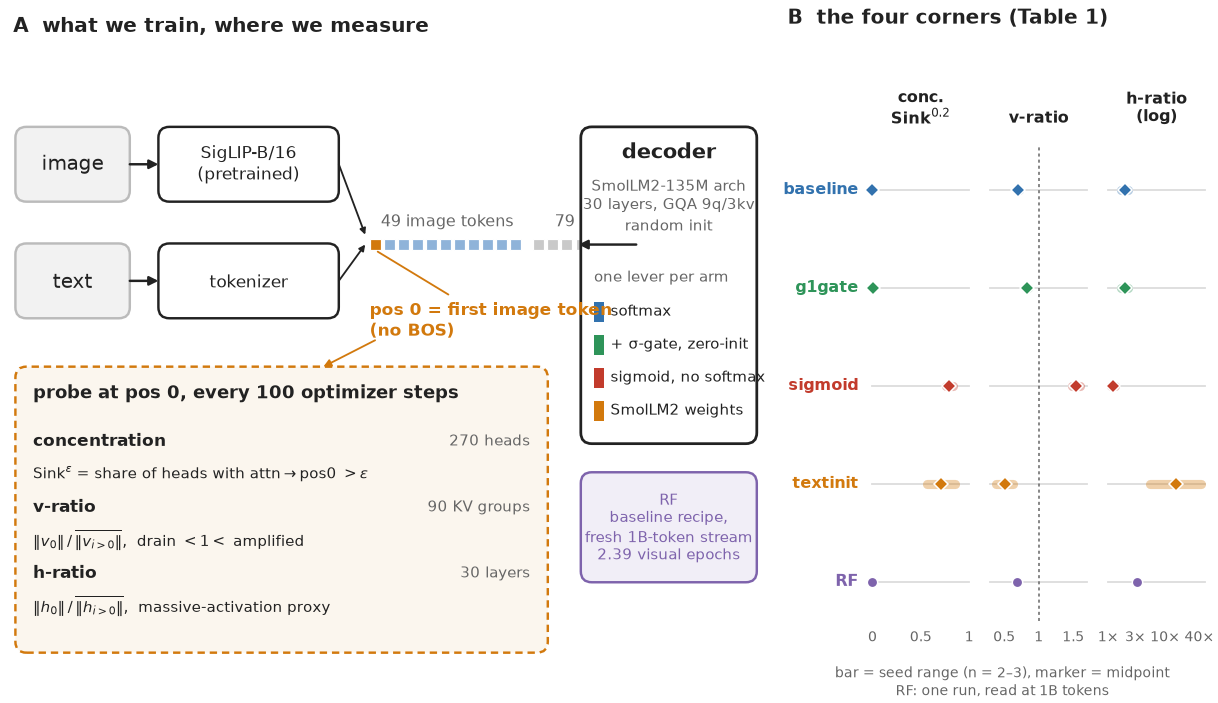

Recreate this plot in Python.
#!/usr/bin/env python3
"""Figure 1, the overview: what we train, where we measure, and the four corners.

Left  : the pipeline. Image -> 49 image tokens, text -> 79 text tokens, into a randomly
        initialized SmolLM2-135M-architecture decoder. Position 0 is the first image token
        (no BOS). A probe reads three signatures there every 100 steps. Four levers, one
        chip each; RF is the same recipe on a fresh 1B-token stream.
Right : the four corners of Table 1 as a fingerprint strip: one row per arm, one column per
        signature, the per-arm seed range as a bar and its midpoint as a marker.

Drawn at the NeurIPS text width (5.5in). The left axes maps one data unit to one inch, so
the coordinates below are inches on the page and font sizes are true points.
"""
import numpy as np
import matplotlib.pyplot as plt
from matplotlib.patches import FancyBboxPatch, FancyArrowPatch, Rectangle
import fig_common as fc

C = fc.ARM_COLORS
INK, MUTE, PALE = '#222222', '#666666', '#f2f2f2'
W, H = 5.5, 3.05            # figure inches
LW = 3.45                    # left panel width in inches


def box(ax, x, y, w, h, text, fc_='white', ec=INK, lw=0.8, fs=6.5, weight='normal',
        color=INK, ls='-'):
    ax.add_patch(FancyBboxPatch((x, y), w, h, boxstyle='round,pad=0,rounding_size=0.05',
                                fc=fc_, ec=ec, lw=lw, ls=ls, zorder=3))
    ax.text(x + w / 2, y + h / 2, text, ha='center', va='center', fontsize=fs, color=color,
            weight=weight, zorder=4, linespacing=1.25)


def arrow(ax, x0, y0, x1, y1, color=INK, lw=0.8, ms=6):
    ax.add_patch(FancyArrowPatch((x0, y0), (x1, y1), arrowstyle='-|>', mutation_scale=ms,
                                 color=color, lw=lw, zorder=5, shrinkA=0, shrinkB=0))


def pipeline(ax):
    ax.set_xlim(0, LW); ax.set_ylim(0, H); ax.axis('off'); ax.set_aspect('equal')
    ax.text(0.04, H - 0.06, 'A  what we train, where we measure', fontsize=6.5,
            weight='bold', va='top')

    # ---- inputs (two rows) -> encoders
    box(ax, 0.05, 2.15, 0.52, 0.34, 'image', fc_=PALE, ec='#bbbbbb')
    box(ax, 0.05, 1.62, 0.52, 0.34, 'text', fc_=PALE, ec='#bbbbbb')
    box(ax, 0.70, 2.15, 0.82, 0.34, 'SigLIP-B/16\n(pretrained)', fs=5.6)
    box(ax, 0.70, 1.62, 0.82, 0.34, 'tokenizer', fs=5.6)
    arrow(ax, 0.57, 2.32, 0.70, 2.32); arrow(ax, 0.57, 1.79, 0.70, 1.79)

    # ---- token row
    s, g = 0.050, 0.014
    x0, y0 = 1.66, 1.93
    n_img, n_txt = 11, 7
    for i in range(n_img):
        ax.add_patch(Rectangle((x0 + i * (s + g), y0), s, s,
                               fc=C['textinit'] if i == 0 else '#8fb3d9', ec='white', lw=0.4, zorder=3))
    xt = x0 + n_img * (s + g) + 0.04
    for i in range(n_txt):
        ax.add_patch(Rectangle((xt + i * (s + g), y0), s, s, fc='#c9c9c9', ec='white', lw=0.4, zorder=3))
    xend = xt + n_txt * (s + g)
    ax.text(x0 + n_img * (s + g) / 2, y0 + s + 0.04, '49 image tokens', fontsize=5.4,
            ha='center', va='bottom', color=MUTE)
    ax.text(xt + n_txt * (s + g) / 2, y0 + s + 0.04, '79 text', fontsize=5.4,
            ha='center', va='bottom', color=MUTE)
    arrow(ax, 1.52, 2.32, x0 - 0.02, y0 + s + 0.02, lw=0.6, ms=4)
    arrow(ax, 1.52, 1.79, x0 - 0.02, y0 + s / 2, lw=0.6, ms=4)
    # position-0 callout, under the row
    ax.annotate('pos 0 = first image token\n(no BOS)', xy=(x0 + s / 2, y0), xytext=(x0, 1.70),
                fontsize=5.6, color=C['textinit'], weight='bold', ha='left', va='top',
                zorder=6, linespacing=1.15,
                arrowprops=dict(arrowstyle='-', color=C['textinit'], lw=0.6, shrinkA=0, shrinkB=1))

    # ---- decoder
    dx, dy, dw, dh = 2.62, 1.05, 0.80, 1.44
    ax.add_patch(FancyBboxPatch((dx, dy), dw, dh, boxstyle='round,pad=0,rounding_size=0.05',
                                fc='white', ec=INK, lw=0.9, zorder=3))
    ax.text(dx + dw / 2, dy + dh - 0.07, 'decoder', ha='center', va='top', fontsize=6.8,
            weight='bold', zorder=4)
    ax.text(dx + dw / 2, dy + dh - 0.22, 'SmolLM2-135M arch\n30 layers, GQA 9q/3kv\nrandom init',
            ha='center', va='top', fontsize=5.0, color=MUTE, zorder=4, linespacing=1.3)
    arrow(ax, xend + 0.02, y0 + s / 2, dx - 0.01, y0 + s / 2)
    # lever chips
    chips = [('baseline', 'softmax'), ('g1gate', '+ σ-gate, zero-init'),
             ('sigmoid', 'sigmoid, no softmax'), ('textinit', 'SmolLM2 weights')]
    ax.text(dx + 0.06, dy + 0.72, 'one lever per arm', fontsize=5.0, color=MUTE, va='bottom')
    for k, (arm, lab) in enumerate(chips):
        yy = dy + 0.60 - k * 0.15
        ax.add_patch(Rectangle((dx + 0.06, yy - 0.045), 0.045, 0.09, fc=C[arm], ec='none', zorder=4))
        ax.text(dx + 0.135, yy, lab, fontsize=5.0, va='center', color=INK, zorder=4)

    # ---- RF strip under the decoder
    box(ax, dx, 0.42, dw, 0.50, 'RF\nbaseline recipe,\nfresh 1B-token stream\n2.39 visual epochs',
        fc_='#f1eef7', ec=C['rf'], fs=4.9, color=C['rf'])

    # ---- probe readouts
    px, py, pw, ph = 0.05, 0.10, 2.42, 1.30
    ax.add_patch(FancyBboxPatch((px, py), pw, ph, boxstyle='round,pad=0,rounding_size=0.05',
                                fc='#fbf6ee', ec=C['textinit'], lw=0.8, ls=(0, (3, 2)), zorder=3))
    ax.text(px + 0.08, py + ph - 0.08, 'probe at pos 0, every 100 optimizer steps',
            fontsize=6, weight='bold', va='top', zorder=4)
    rows = [('concentration', r'Sink$^{\epsilon}$ = share of heads with attn$\to$pos0 $> \epsilon$', '270 heads'),
            ('v-ratio', r'$\|v_0\|\,/\,\overline{\|v_{i>0}\|}$,  drain $<1<$ amplified', '90 KV groups'),
            ('h-ratio', r'$\|h_0\|\,/\,\overline{\|h_{i>0}\|}$,  massive-activation proxy', '30 layers')]
    for k, (name, form, n) in enumerate(rows):
        yy = py + ph - 0.40 - k * 0.30
        ax.text(px + 0.08, yy + 0.06, name, fontsize=5.6, weight='bold', va='center', zorder=4)
        ax.text(px + 0.08, yy - 0.09, form, fontsize=5.0, va='center', zorder=4)
        ax.text(px + pw - 0.08, yy + 0.06, n, fontsize=5.0, va='center', ha='right', color=MUTE, zorder=4)
    arrow(ax, x0 + s / 2, 1.52, px + 1.4, py + ph, color=C['textinit'], lw=0.6, ms=5)


def corners(ax):
    arms = ['baseline', 'g1gate', 'sigmoid', 'textinit', 'rf']
    conc = {'baseline': (0, 0), 'g1gate': (0.004, 0.011), 'sigmoid': (0.76, 0.83),
            'textinit': (0.56, 0.85), 'rf': (0, 0)}
    vr = {'baseline': (0.69, 0.72), 'g1gate': (0.81, 0.85), 'sigmoid': (1.48, 1.60),
          'textinit': (0.38, 0.63), 'rf': (0.69, 0.69)}
    hr = {'baseline': (1.7, 2.2), 'g1gate': (1.7, 2.2), 'sigmoid': (1.1, 1.3),
          'textinit': (5.5, 42.5), 'rf': (3.22, 3.22)}
    cols = [('conc.\nSink$^{0.2}$', conc, (0, 1), False, [0, 0.5, 1]),
            ('v-ratio', vr, (0.3, 1.7), False, [0.5, 1, 1.5]),
            ('h-ratio\n(log)', hr, (1, 50), True, [1, 3, 10, 40])]
    n = len(arms)
    ax.set_xlim(-0.62, 3.0); ax.set_ylim(-0.95, n + 0.9); ax.axis('off')
    ax.text(-0.62, n + 0.85, 'B  the four corners (Table 1)', fontsize=6.5, weight='bold',
            va='top', ha='left')
    for j, (title, d, (lo, hi), log, ticks) in enumerate(cols):
        xa, xb = j + 0.10, j + 0.92
        f = (lambda v, lo=lo, hi=hi: (np.log(v) - np.log(lo)) / (np.log(hi) - np.log(lo))) if log \
            else (lambda v, lo=lo, hi=hi: (v - lo) / (hi - lo))
        ax.text((xa + xb) / 2, n - 0.35, title, ha='center', va='bottom', fontsize=5.4,
                weight='bold', linespacing=1.15)
        for i, arm in enumerate(arms):
            y = n - 1 - i
            ax.plot([xa, xb], [y, y], color='#dddddd', lw=0.6, zorder=1)
            a, b = d[arm]
            pa, pb = xa + f(max(a, lo)) * (xb - xa), xa + f(max(b, lo)) * (xb - xa)
            if pb - pa > 0.01:
                ax.plot([pa, pb], [y, y], color=C[arm], lw=3, alpha=0.35,
                        solid_capstyle='round', zorder=2)
            ax.plot((pa + pb) / 2, y, marker='D' if arm != 'rf' else 'o', ms=3.4,
                    color=C[arm], mec='white', mew=0.5, zorder=3)
        if j == 1:
            xr = xa + f(1.0) * (xb - xa)
            ax.plot([xr, xr], [-0.4, n - 0.55], color=MUTE, lw=0.5, ls=(0, (2, 2)), zorder=1)
        for v in ticks:
            ax.text(xa + f(v) * (xb - xa), -0.5, f'{v:g}' + ('×' if log else ''),
                    ha='center', va='top', fontsize=4.6, color=MUTE)
    for i, arm in enumerate(arms):
        ax.text(-0.02, n - 1 - i, 'RF' if arm == 'rf' else arm, ha='right', va='center',
                fontsize=5.4, color=C[arm], weight='bold')
    ax.text(1.2, -0.85, 'bar = seed range (n = 2–3), marker = midpoint\nRF: one run, read at 1B tokens',
            ha='center', va='top', fontsize=4.6, color=MUTE, linespacing=1.2)


def main():
    fig = plt.figure(figsize=(W, H))
    axL = fig.add_axes([0.0, 0.0, LW / W, 1.0])
    axR = fig.add_axes([LW / W + 0.02, 0.0, 1 - LW / W - 0.02, 1.0])
    pipeline(axL); corners(axR)
    out = 'analysis/fig0_overview.svg'
    fig.savefig(out, bbox_inches='tight', pad_inches=0.02)
    fig.savefig(out.replace('.svg', '.png'), dpi=220, bbox_inches='tight', pad_inches=0.02)
    fig.savefig(out.replace('.svg', '.pdf'), bbox_inches='tight', pad_inches=0.02)
    print('wrote', out)


if __name__ == '__main__':
    main()
